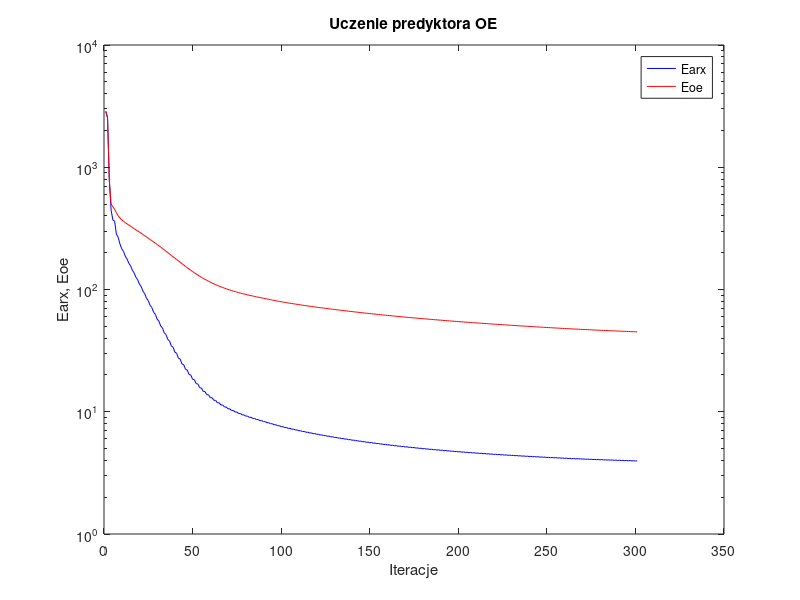
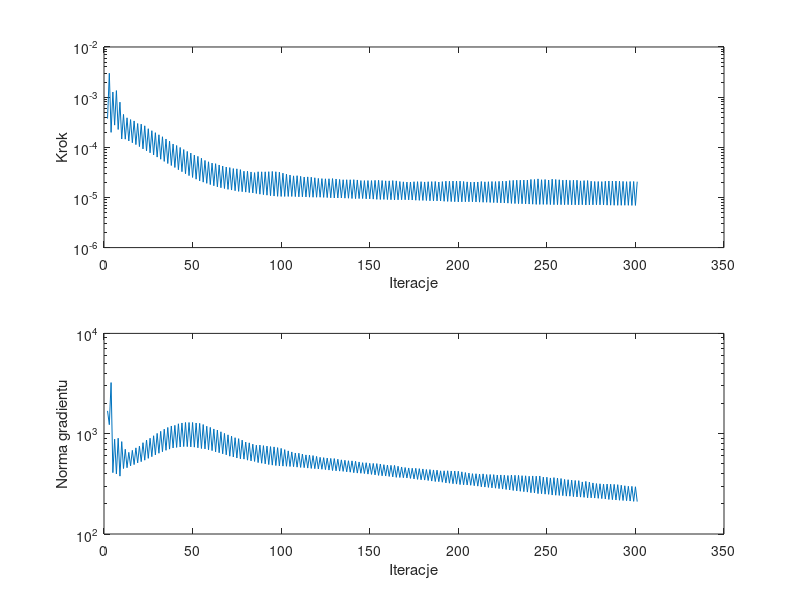

The MATLAB script that drew these images, in order:
%uczenie predyktora oe
clear all;
n=0; farx(n+1)=2.872690e+003; foe(n+1)=2.853555e+003; wspucz(n+1)=0.000000e+000; ng(n+1)=0.000000e+000;
n=1; farx(n+1)=2.548086e+003; foe(n+1)=2.530758e+003; krok(n+1)=3.738062e-004; ng(n+1)=1.688066e+003;
n=2; farx(n+1)=7.840504e+002; foe(n+1)=7.867093e+002; krok(n+1)=2.990450e-003; ng(n+1)=1.229515e+003;
n=3; farx(n+1)=4.466084e+002; foe(n+1)=5.013907e+002; krok(n+1)=1.984325e-004; ng(n+1)=3.232876e+003;
n=4; farx(n+1)=3.708907e+002; foe(n+1)=4.754444e+002; krok(n+1)=1.265228e-003; ng(n+1)=4.089518e+002;
n=5; farx(n+1)=3.610862e+002; foe(n+1)=4.518053e+002; krok(n+1)=2.767368e-004; ng(n+1)=8.826097e+002;
n=6; farx(n+1)=2.837646e+002; foe(n+1)=4.245768e+002; krok(n+1)=1.350179e-003; ng(n+1)=3.970645e+002;
n=7; farx(n+1)=2.671293e+002; foe(n+1)=4.005440e+002; krok(n+1)=2.266194e-004; ng(n+1)=9.014263e+002;
n=8; farx(n+1)=2.356490e+002; foe(n+1)=3.846653e+002; krok(n+1)=7.941269e-004; ng(n+1)=3.775473e+002;
n=9; farx(n+1)=2.153068e+002; foe(n+1)=3.710084e+002; krok(n+1)=1.461989e-004; ng(n+1)=8.338737e+002;
n=10; farx(n+1)=2.050136e+002; foe(n+1)=3.615401e+002; krok(n+1)=4.532388e-004; ng(n+1)=4.496059e+002;
n=11; farx(n+1)=1.873878e+002; foe(n+1)=3.526199e+002; krok(n+1)=1.452782e-004; ng(n+1)=6.992963e+002;
n=12; farx(n+1)=1.779590e+002; foe(n+1)=3.444877e+002; krok(n+1)=3.870864e-004; ng(n+1)=4.579040e+002;
n=13; farx(n+1)=1.638965e+002; foe(n+1)=3.367084e+002; krok(n+1)=1.338340e-004; ng(n+1)=6.515678e+002;
n=14; farx(n+1)=1.562066e+002; foe(n+1)=3.291712e+002; krok(n+1)=3.569431e-004; ng(n+1)=4.779944e+002;
n=15; farx(n+1)=1.437921e+002; foe(n+1)=3.219424e+002; krok(n+1)=1.231773e-004; ng(n+1)=6.824856e+002;
n=16; farx(n+1)=1.368734e+002; foe(n+1)=3.147914e+002; krok(n+1)=3.355212e-004; ng(n+1)=4.921653e+002;
n=17; farx(n+1)=1.259052e+002; foe(n+1)=3.078723e+002; krok(n+1)=1.131625e-004; ng(n+1)=7.223583e+002;
n=18; farx(n+1)=1.202824e+002; foe(n+1)=3.012435e+002; krok(n+1)=2.979192e-004; ng(n+1)=5.117443e+002;
n=19; farx(n+1)=1.107497e+002; foe(n+1)=2.947748e+002; krok(n+1)=1.032442e-004; ng(n+1)=7.514187e+002;
n=20; farx(n+1)=1.054950e+002; foe(n+1)=2.881602e+002; krok(n+1)=2.893244e-004; ng(n+1)=5.264295e+002;
n=21; farx(n+1)=9.692310e+001; foe(n+1)=2.817030e+002; krok(n+1)=9.292181e-005; ng(n+1)=8.134062e+002;
n=22; farx(n+1)=9.233300e+001; foe(n+1)=2.752159e+002; krok(n+1)=2.681467e-004; ng(n+1)=5.444466e+002;
n=23; farx(n+1)=8.465973e+001; foe(n+1)=2.689185e+002; krok(n+1)=8.489916e-005; ng(n+1)=8.647216e+002;
n=24; farx(n+1)=8.102818e+001; foe(n+1)=2.627944e+002; krok(n+1)=2.345280e-004; ng(n+1)=5.677815e+002;
n=25; farx(n+1)=7.426609e+001; foe(n+1)=2.568035e+002; krok(n+1)=7.765442e-005; ng(n+1)=9.011146e+002;
n=26; farx(n+1)=7.121677e+001; foe(n+1)=2.508261e+002; krok(n+1)=2.141564e-004; ng(n+1)=5.900887e+002;
n=27; farx(n+1)=6.516423e+001; foe(n+1)=2.449528e+002; krok(n+1)=7.039348e-005; ng(n+1)=9.540301e+002;
n=28; farx(n+1)=6.261279e+001; foe(n+1)=2.390944e+002; krok(n+1)=1.955288e-004; ng(n+1)=6.145120e+002;
n=29; farx(n+1)=5.719857e+001; foe(n+1)=2.333450e+002; krok(n+1)=6.375927e-005; ng(n+1)=1.007066e+003;
n=30; farx(n+1)=5.508940e+001; foe(n+1)=2.276074e+002; krok(n+1)=1.775639e-004; ng(n+1)=6.383901e+002;
n=31; farx(n+1)=5.026409e+001; foe(n+1)=2.220243e+002; krok(n+1)=5.780689e-005; ng(n+1)=1.056131e+003;
n=32; farx(n+1)=4.853408e+001; foe(n+1)=2.164202e+002; krok(n+1)=1.622016e-004; ng(n+1)=6.610025e+002;
n=33; farx(n+1)=4.421568e+001; foe(n+1)=2.109734e+002; krok(n+1)=5.233915e-005; ng(n+1)=1.109243e+003;
n=34; farx(n+1)=4.283803e+001; foe(n+1)=2.055549e+002; krok(n+1)=1.464903e-004; ng(n+1)=6.827067e+002;
n=35; farx(n+1)=3.899994e+001; foe(n+1)=2.003153e+002; krok(n+1)=4.750930e-005; ng(n+1)=1.153644e+003;
n=36; farx(n+1)=3.791765e+001; foe(n+1)=1.951054e+002; krok(n+1)=1.323622e-004; ng(n+1)=7.017660e+002;
n=37; farx(n+1)=3.450389e+001; foe(n+1)=1.900972e+002; krok(n+1)=4.334515e-005; ng(n+1)=1.193563e+003;
n=38; farx(n+1)=3.371336e+001; foe(n+1)=1.852041e+002; krok(n+1)=1.163141e-004; ng(n+1)=7.207297e+002;
n=39; farx(n+1)=3.073801e+001; foe(n+1)=1.805468e+002; krok(n+1)=3.955346e-005; ng(n+1)=1.211612e+003;
n=40; farx(n+1)=3.009825e+001; foe(n+1)=1.758345e+002; krok(n+1)=1.085565e-004; ng(n+1)=7.297380e+002;
n=41; farx(n+1)=2.744686e+001; foe(n+1)=1.713457e+002; krok(n+1)=3.575282e-005; ng(n+1)=1.255705e+003;
n=42; farx(n+1)=2.695508e+001; foe(n+1)=1.668952e+002; krok(n+1)=9.921626e-005; ng(n+1)=7.372737e+002;
n=43; farx(n+1)=2.462358e+001; foe(n+1)=1.626785e+002; krok(n+1)=3.260477e-005; ng(n+1)=1.279444e+003;
n=44; farx(n+1)=2.426597e+001; foe(n+1)=1.585516e+002; krok(n+1)=9.012338e-005; ng(n+1)=7.441067e+002;
n=45; farx(n+1)=2.223341e+001; foe(n+1)=1.546266e+002; krok(n+1)=2.969568e-005; ng(n+1)=1.293548e+003;
n=46; farx(n+1)=2.195172e+001; foe(n+1)=1.507669e+002; krok(n+1)=8.271938e-005; ng(n+1)=7.432255e+002;
n=47; farx(n+1)=2.019450e+001; foe(n+1)=1.471700e+002; krok(n+1)=2.722830e-005; ng(n+1)=1.292703e+003;
n=48; farx(n+1)=1.998022e+001; foe(n+1)=1.436115e+002; krok(n+1)=7.667878e-005; ng(n+1)=7.387881e+002;
n=49; farx(n+1)=1.845062e+001; foe(n+1)=1.402911e+002; krok(n+1)=2.503350e-005; ng(n+1)=1.294078e+003;
n=50; farx(n+1)=1.829997e+001; foe(n+1)=1.370754e+002; krok(n+1)=6.997574e-005; ng(n+1)=7.343220e+002;
n=51; farx(n+1)=1.698828e+001; foe(n+1)=1.340714e+002; krok(n+1)=2.310648e-005; ng(n+1)=1.278086e+003;
n=52; farx(n+1)=1.686776e+001; foe(n+1)=1.311281e+002; krok(n+1)=6.596013e-005; ng(n+1)=7.233870e+002;
n=53; farx(n+1)=1.573032e+001; foe(n+1)=1.283788e+002; krok(n+1)=2.142725e-005; ng(n+1)=1.268392e+003;
n=54; farx(n+1)=1.564747e+001; foe(n+1)=1.257541e+002; krok(n+1)=6.047987e-005; ng(n+1)=7.116840e+002;
n=55; farx(n+1)=1.467187e+001; foe(n+1)=1.233059e+002; krok(n+1)=2.018691e-005; ng(n+1)=1.234306e+003;
n=56; farx(n+1)=1.462585e+001; foe(n+1)=1.210050e+002; krok(n+1)=5.467474e-005; ng(n+1)=7.051455e+002;
n=57; farx(n+1)=1.379534e+001; foe(n+1)=1.188526e+002; krok(n+1)=1.911657e-005; ng(n+1)=1.187360e+003;
n=58; farx(n+1)=1.376634e+001; foe(n+1)=1.167987e+002; krok(n+1)=5.137901e-005; ng(n+1)=6.919693e+002;
n=59; farx(n+1)=1.304780e+001; foe(n+1)=1.148609e+002; krok(n+1)=1.804864e-005; ng(n+1)=1.155407e+003;
n=60; farx(n+1)=1.302776e+001; foe(n+1)=1.130197e+002; krok(n+1)=4.838580e-005; ng(n+1)=6.779587e+002;
n=61; farx(n+1)=1.240968e+001; foe(n+1)=1.112912e+002; krok(n+1)=1.709205e-005; ng(n+1)=1.114878e+003;
n=62; farx(n+1)=1.239049e+001; foe(n+1)=1.096138e+002; krok(n+1)=4.714982e-005; ng(n+1)=6.595313e+002;
n=63; farx(n+1)=1.184684e+001; foe(n+1)=1.080365e+002; krok(n+1)=1.625776e-005; ng(n+1)=1.088232e+003;
n=64; farx(n+1)=1.183670e+001; foe(n+1)=1.065466e+002; krok(n+1)=4.439098e-005; ng(n+1)=6.460562e+002;
n=65; farx(n+1)=1.136358e+001; foe(n+1)=1.051394e+002; krok(n+1)=1.560740e-005; ng(n+1)=1.044907e+003;
n=66; farx(n+1)=1.135769e+001; foe(n+1)=1.038018e+002; krok(n+1)=4.229784e-005; ng(n+1)=6.301873e+002;
n=67; farx(n+1)=1.094173e+001; foe(n+1)=1.025383e+002; krok(n+1)=1.506057e-005; ng(n+1)=1.007149e+003;
n=68; farx(n+1)=1.094100e+001; foe(n+1)=1.013407e+002; krok(n+1)=4.037383e-005; ng(n+1)=6.157168e+002;
n=69; farx(n+1)=1.057317e+001; foe(n+1)=1.001962e+002; krok(n+1)=1.448879e-005; ng(n+1)=9.743867e+002;
n=70; farx(n+1)=1.057092e+001; foe(n+1)=9.909720e+001; krok(n+1)=3.936449e-005; ng(n+1)=5.966904e+002;
n=71; farx(n+1)=1.024131e+001; foe(n+1)=9.805302e+001; krok(n+1)=1.404611e-005; ng(n+1)=9.448090e+002;
n=72; farx(n+1)=1.024217e+001; foe(n+1)=9.706023e+001; krok(n+1)=3.764398e-005; ng(n+1)=5.862290e+002;
n=73; farx(n+1)=9.947152e+000; foe(n+1)=9.611014e+001; krok(n+1)=1.361415e-005; ng(n+1)=9.122179e+002;
n=74; farx(n+1)=9.946624e+000; foe(n+1)=9.518974e+001; krok(n+1)=3.719906e-005; ng(n+1)=5.723536e+002;
n=75; farx(n+1)=9.676683e+000; foe(n+1)=9.430442e+001; krok(n+1)=1.321254e-005; ng(n+1)=8.923534e+002;
n=76; farx(n+1)=9.677205e+000; foe(n+1)=9.346003e+001; krok(n+1)=3.584012e-005; ng(n+1)=5.620022e+002;
n=77; farx(n+1)=9.429718e+000; foe(n+1)=9.264709e+001; krok(n+1)=1.302585e-005; ng(n+1)=8.628505e+002;
n=78; farx(n+1)=9.435202e+000; foe(n+1)=9.188806e+001; krok(n+1)=3.333618e-005; ng(n+1)=5.578472e+002;
n=79; farx(n+1)=9.211581e+000; foe(n+1)=9.115123e+001; krok(n+1)=1.277945e-005; ng(n+1)=8.247864e+002;
n=80; farx(n+1)=9.214644e+000; foe(n+1)=9.043114e+001; krok(n+1)=3.328831e-005; ng(n+1)=5.446419e+002;
n=81; farx(n+1)=9.005286e+000; foe(n+1)=8.973269e+001; krok(n+1)=1.248150e-005; ng(n+1)=8.106313e+002;
n=82; farx(n+1)=9.008610e+000; foe(n+1)=8.905952e+001; krok(n+1)=3.223481e-005; ng(n+1)=5.358636e+002;
n=83; farx(n+1)=8.813645e+000; foe(n+1)=8.840819e+001; krok(n+1)=1.231075e-005; ng(n+1)=7.866259e+002;
n=84; farx(n+1)=8.818268e+000; foe(n+1)=8.777933e+001; krok(n+1)=3.126325e-005; ng(n+1)=5.288953e+002;
n=85; farx(n+1)=8.637030e+000; foe(n+1)=8.716530e+001; krok(n+1)=1.197415e-005; ng(n+1)=7.676333e+002;
n=86; farx(n+1)=8.637580e+000; foe(n+1)=8.654755e+001; krok(n+1)=3.251553e-005; ng(n+1)=5.151381e+002;
n=87; farx(n+1)=8.463023e+000; foe(n+1)=8.594297e+001; krok(n+1)=1.161523e-005; ng(n+1)=7.703621e+002;
n=88; farx(n+1)=8.462936e+000; foe(n+1)=8.535112e+001; krok(n+1)=3.242569e-005; ng(n+1)=5.077038e+002;
n=89; farx(n+1)=8.296901e+000; foe(n+1)=8.476962e+001; krok(n+1)=1.136531e-005; ng(n+1)=7.602975e+002;
n=90; farx(n+1)=8.296425e+000; foe(n+1)=8.420073e+001; krok(n+1)=3.242569e-005; ng(n+1)=5.004953e+002;
n=91; farx(n+1)=8.137988e+000; foe(n+1)=8.363836e+001; krok(n+1)=1.109774e-005; ng(n+1)=7.523409e+002;
n=92; farx(n+1)=8.136123e+000; foe(n+1)=8.308454e+001; krok(n+1)=3.261438e-005; ng(n+1)=4.924580e+002;
n=93; farx(n+1)=7.984751e+000; foe(n+1)=8.254103e+001; krok(n+1)=1.085468e-005; ng(n+1)=7.436254e+002;
n=94; farx(n+1)=7.981793e+000; foe(n+1)=8.200021e+001; krok(n+1)=3.298238e-005; ng(n+1)=4.859990e+002;
n=95; farx(n+1)=7.835672e+000; foe(n+1)=8.147067e+001; krok(n+1)=1.066004e-005; ng(n+1)=7.383260e+002;
n=96; farx(n+1)=7.833614e+000; foe(n+1)=8.095159e+001; krok(n+1)=3.251699e-005; ng(n+1)=4.815062e+002;
n=97; farx(n+1)=7.693375e+000; foe(n+1)=8.044274e+001; krok(n+1)=1.052881e-005; ng(n+1)=7.263688e+002;
n=98; farx(n+1)=7.692676e+000; foe(n+1)=7.994560e+001; krok(n+1)=3.190024e-005; ng(n+1)=4.774827e+002;
n=99; farx(n+1)=7.557476e+000; foe(n+1)=7.945720e+001; krok(n+1)=1.046074e-005; ng(n+1)=7.137421e+002;
n=100; farx(n+1)=7.559487e+000; foe(n+1)=7.898825e+001; krok(n+1)=3.050494e-005; ng(n+1)=4.752705e+002;
n=101; farx(n+1)=7.430040e+000; foe(n+1)=7.852672e+001; krok(n+1)=1.046074e-005; ng(n+1)=6.939400e+002;
n=102; farx(n+1)=7.434806e+000; foe(n+1)=7.808447e+001; krok(n+1)=2.907342e-005; ng(n+1)=4.735473e+002;
n=103; farx(n+1)=7.310867e+000; foe(n+1)=7.764817e+001; krok(n+1)=1.046074e-005; ng(n+1)=6.741635e+002;
n=104; farx(n+1)=7.317627e+000; foe(n+1)=7.722690e+001; krok(n+1)=2.801666e-005; ng(n+1)=4.711650e+002;
n=105; farx(n+1)=7.198190e+000; foe(n+1)=7.681113e+001; krok(n+1)=1.046074e-005; ng(n+1)=6.579190e+002;
n=106; farx(n+1)=7.206895e+000; foe(n+1)=7.640972e+001; krok(n+1)=2.692622e-005; ng(n+1)=4.690847e+002;
n=107; farx(n+1)=7.092564e+000; foe(n+1)=7.601376e+001; krok(n+1)=1.039083e-005; ng(n+1)=6.418134e+002;
n=108; farx(n+1)=7.101468e+000; foe(n+1)=7.562007e+001; krok(n+1)=2.714975e-005; ng(n+1)=4.638757e+002;
n=109; farx(n+1)=6.989111e+000; foe(n+1)=7.523062e+001; krok(n+1)=1.029142e-005; ng(n+1)=6.392926e+002;
n=110; farx(n+1)=6.999391e+000; foe(n+1)=7.485218e+001; krok(n+1)=2.638199e-005; ng(n+1)=4.610575e+002;
n=111; farx(n+1)=6.890489e+000; foe(n+1)=7.447853e+001; krok(n+1)=1.029142e-005; ng(n+1)=6.271173e+002;
n=112; farx(n+1)=6.902310e+000; foe(n+1)=7.411568e+001; krok(n+1)=2.550300e-005; ng(n+1)=4.587781e+002;
n=113; farx(n+1)=6.797417e+000; foe(n+1)=7.375784e+001; krok(n+1)=1.023989e-005; ng(n+1)=6.143698e+002;
n=114; farx(n+1)=6.809770e+000; foe(n+1)=7.340242e+001; krok(n+1)=2.568950e-005; ng(n+1)=4.541079e+002;
n=115; farx(n+1)=6.706461e+000; foe(n+1)=7.304948e+001; krok(n+1)=1.013046e-005; ng(n+1)=6.126357e+002;
n=116; farx(n+1)=6.719768e+000; foe(n+1)=7.270487e+001; krok(n+1)=2.531441e-005; ng(n+1)=4.506877e+002;
n=117; farx(n+1)=6.618890e+000; foe(n+1)=7.236230e+001; krok(n+1)=1.009346e-005; ng(n+1)=6.049111e+002;
n=118; farx(n+1)=6.633214e+000; foe(n+1)=7.202939e+001; krok(n+1)=2.466737e-005; ng(n+1)=4.478256e+002;
n=119; farx(n+1)=6.535217e+000; foe(n+1)=7.169981e+001; krok(n+1)=1.009346e-005; ng(n+1)=5.939253e+002;
n=120; farx(n+1)=6.550399e+000; foe(n+1)=7.137803e+001; krok(n+1)=2.394830e-005; ng(n+1)=4.450546e+002;
n=121; farx(n+1)=6.455474e+000; foe(n+1)=7.106208e+001; krok(n+1)=1.010485e-005; ng(n+1)=5.815918e+002;
n=122; farx(n+1)=6.471745e+000; foe(n+1)=7.074992e+001; krok(n+1)=2.372164e-005; ng(n+1)=4.420034e+002;
n=123; farx(n+1)=6.378587e+000; foe(n+1)=7.044068e+001; krok(n+1)=1.003408e-005; ng(n+1)=5.769716e+002;
n=124; farx(n+1)=6.395619e+000; foe(n+1)=7.013673e+001; krok(n+1)=2.352777e-005; ng(n+1)=4.385499e+002;
n=125; farx(n+1)=6.304574e+000; foe(n+1)=6.983460e+001; krok(n+1)=9.936047e-006; ng(n+1)=5.716649e+002;
n=126; farx(n+1)=6.321695e+000; foe(n+1)=6.953549e+001; krok(n+1)=2.357491e-005; ng(n+1)=4.338220e+002;
n=127; farx(n+1)=6.232569e+000; foe(n+1)=6.923991e+001; krok(n+1)=9.841122e-006; ng(n+1)=5.668757e+002;
n=128; farx(n+1)=6.250069e+000; foe(n+1)=6.894589e+001; krok(n+1)=2.375465e-005; ng(n+1)=4.292941e+002;
n=129; farx(n+1)=6.161984e+000; foe(n+1)=6.865442e+001; krok(n+1)=9.766516e-006; ng(n+1)=5.648992e+002;
n=130; farx(n+1)=6.180215e+000; foe(n+1)=6.836912e+001; krok(n+1)=2.331194e-005; ng(n+1)=4.263297e+002;
n=131; farx(n+1)=6.094099e+000; foe(n+1)=6.808682e+001; krok(n+1)=9.766516e-006; ng(n+1)=5.565202e+002;
n=132; farx(n+1)=6.113212e+000; foe(n+1)=6.781062e+001; krok(n+1)=2.284676e-005; ng(n+1)=4.237570e+002;
n=133; farx(n+1)=6.028910e+000; foe(n+1)=6.753679e+001; krok(n+1)=9.766516e-006; ng(n+1)=5.486770e+002;
n=134; farx(n+1)=6.049035e+000; foe(n+1)=6.726929e+001; krok(n+1)=2.253084e-005; ng(n+1)=4.212497e+002;
n=135; farx(n+1)=5.966580e+000; foe(n+1)=6.700170e+001; krok(n+1)=9.674871e-006; ng(n+1)=5.434696e+002;
n=136; farx(n+1)=5.986499e+000; foe(n+1)=6.673762e+001; krok(n+1)=2.254192e-005; ng(n+1)=4.164325e+002;
n=137; farx(n+1)=5.905602e+000; foe(n+1)=6.647678e+001; krok(n+1)=9.645404e-006; ng(n+1)=5.374055e+002;
n=138; farx(n+1)=5.926487e+000; foe(n+1)=6.621977e+001; krok(n+1)=2.253084e-005; ng(n+1)=4.133944e+002;
n=139; farx(n+1)=5.846735e+000; foe(n+1)=6.596210e+001; krok(n+1)=9.520265e-006; ng(n+1)=5.359814e+002;
n=140; farx(n+1)=5.867481e+000; foe(n+1)=6.570825e+001; krok(n+1)=2.261005e-005; ng(n+1)=4.086273e+002;
n=141; farx(n+1)=5.789159e+000; foe(n+1)=6.545627e+001; krok(n+1)=9.464566e-006; ng(n+1)=5.310583e+002;
n=142; farx(n+1)=5.810016e+000; foe(n+1)=6.520791e+001; krok(n+1)=2.230894e-005; ng(n+1)=4.049966e+002;
n=143; farx(n+1)=5.733252e+000; foe(n+1)=6.496397e+001; krok(n+1)=9.497821e-006; ng(n+1)=5.227131e+002;
n=144; farx(n+1)=5.754948e+000; foe(n+1)=6.472450e+001; krok(n+1)=2.170937e-005; ng(n+1)=4.031770e+002;
n=145; farx(n+1)=5.679888e+000; foe(n+1)=6.448847e+001; krok(n+1)=9.515478e-006; ng(n+1)=5.141700e+002;
n=146; farx(n+1)=5.702637e+000; foe(n+1)=6.425594e+001; krok(n+1)=2.167257e-005; ng(n+1)=4.006422e+002;
n=147; farx(n+1)=5.628589e+000; foe(n+1)=6.402235e+001; krok(n+1)=9.375707e-006; ng(n+1)=5.133292e+002;
n=148; farx(n+1)=5.650754e+000; foe(n+1)=6.379158e+001; krok(n+1)=2.170937e-005; ng(n+1)=3.955135e+002;
n=149; farx(n+1)=5.578124e+000; foe(n+1)=6.356455e+001; krok(n+1)=9.375707e-006; ng(n+1)=5.063929e+002;
n=150; farx(n+1)=5.601232e+000; foe(n+1)=6.334026e+001; krok(n+1)=2.167257e-005; ng(n+1)=3.928925e+002;
n=151; farx(n+1)=5.529472e+000; foe(n+1)=6.311576e+001; krok(n+1)=9.262259e-006; ng(n+1)=5.052126e+002;
n=152; farx(n+1)=5.552681e+000; foe(n+1)=6.289429e+001; krok(n+1)=2.190752e-005; ng(n+1)=3.884520e+002;
n=153; farx(n+1)=5.481858e+000; foe(n+1)=6.267264e+001; krok(n+1)=9.155646e-006; ng(n+1)=5.034704e+002;
n=154; farx(n+1)=5.504901e+000; foe(n+1)=6.245380e+001; krok(n+1)=2.198334e-005; ng(n+1)=3.839800e+002;
n=155; farx(n+1)=5.435250e+000; foe(n+1)=6.223697e+001; krok(n+1)=9.109987e-006; ng(n+1)=4.987457e+002;
n=156; farx(n+1)=5.458284e+000; foe(n+1)=6.202269e+001; krok(n+1)=2.170937e-005; ng(n+1)=3.805260e+002;
n=157; farx(n+1)=5.389974e+000; foe(n+1)=6.181258e+001; krok(n+1)=9.137433e-006; ng(n+1)=4.909973e+002;
n=158; farx(n+1)=5.413838e+000; foe(n+1)=6.160527e+001; krok(n+1)=2.142725e-005; ng(n+1)=3.784622e+002;
n=159; farx(n+1)=5.346569e+000; foe(n+1)=6.139924e+001; krok(n+1)=9.081248e-006; ng(n+1)=4.870434e+002;
n=160; farx(n+1)=5.370625e+000; foe(n+1)=6.119576e+001; krok(n+1)=2.142725e-005; ng(n+1)=3.748720e+002;
n=161; farx(n+1)=5.304382e+000; foe(n+1)=6.099355e+001; krok(n+1)=9.015490e-006; ng(n+1)=4.833817e+002;
n=162; farx(n+1)=5.328814e+000; foe(n+1)=6.079337e+001; krok(n+1)=2.167257e-005; ng(n+1)=3.710435e+002;
n=163; farx(n+1)=5.263082e+000; foe(n+1)=6.059273e+001; krok(n+1)=8.913402e-006; ng(n+1)=4.830868e+002;
n=164; farx(n+1)=5.287037e+000; foe(n+1)=6.039554e+001; krok(n+1)=2.139878e-005; ng(n+1)=3.671058e+002;
n=165; farx(n+1)=5.222698e+000; foe(n+1)=6.020226e+001; krok(n+1)=8.980339e-006; ng(n+1)=4.737029e+002;
n=166; farx(n+1)=5.247239e+000; foe(n+1)=6.001248e+001; krok(n+1)=2.078166e-005; ng(n+1)=3.660109e+002;
n=167; farx(n+1)=5.184256e+000; foe(n+1)=5.982537e+001; krok(n+1)=9.003600e-006; ng(n+1)=4.657971e+002;
n=168; farx(n+1)=5.209086e+000; foe(n+1)=5.964069e+001; krok(n+1)=2.047978e-005; ng(n+1)=3.640110e+002;
n=169; farx(n+1)=5.147153e+000; foe(n+1)=5.945837e+001; krok(n+1)=9.003600e-006; ng(n+1)=4.599397e+002;
n=170; farx(n+1)=5.172311e+000; foe(n+1)=5.927840e+001; krok(n+1)=2.027520e-005; ng(n+1)=3.618697e+002;
n=171; farx(n+1)=5.111405e+000; foe(n+1)=5.910000e+001; krok(n+1)=8.960031e-006; ng(n+1)=4.553787e+002;
n=172; farx(n+1)=5.136658e+000; foe(n+1)=5.892305e+001; krok(n+1)=2.031518e-005; ng(n+1)=3.583556e+002;
n=173; farx(n+1)=5.076625e+000; foe(n+1)=5.874768e+001; krok(n+1)=8.887598e-006; ng(n+1)=4.522806e+002;
n=174; farx(n+1)=5.102058e+000; foe(n+1)=5.857301e+001; krok(n+1)=2.058283e-005; ng(n+1)=3.542580e+002;
n=175; farx(n+1)=5.042456e+000; foe(n+1)=5.839910e+001; krok(n+1)=8.794029e-006; ng(n+1)=4.517752e+002;
n=176; farx(n+1)=5.067846e+000; foe(n+1)=5.822698e+001; krok(n+1)=2.063495e-005; ng(n+1)=3.504666e+002;
n=177; farx(n+1)=5.009054e+000; foe(n+1)=5.805630e+001; krok(n+1)=8.746968e-006; ng(n+1)=4.483082e+002;
n=178; farx(n+1)=5.034540e+000; foe(n+1)=5.788729e+001; krok(n+1)=2.063495e-005; ng(n+1)=3.472235e+002;
n=179; farx(n+1)=4.976398e+000; foe(n+1)=5.771967e+001; krok(n+1)=8.718949e-006; ng(n+1)=4.451009e+002;
n=180; farx(n+1)=5.001950e+000; foe(n+1)=5.755472e+001; krok(n+1)=2.036880e-005; ng(n+1)=3.449195e+002;
n=181; farx(n+1)=4.944987e+000; foe(n+1)=5.739154e+001; krok(n+1)=8.690837e-006; ng(n+1)=4.391659e+002;
n=182; farx(n+1)=4.970770e+000; foe(n+1)=5.722907e+001; krok(n+1)=2.058283e-005; ng(n+1)=3.413330e+002;
n=183; farx(n+1)=4.914279e+000; foe(n+1)=5.706731e+001; krok(n+1)=8.593476e-006; ng(n+1)=4.388659e+002;
n=184; farx(n+1)=4.939833e+000; foe(n+1)=5.690658e+001; krok(n+1)=2.067984e-005; ng(n+1)=3.371532e+002;
n=185; farx(n+1)=4.884188e+000; foe(n+1)=5.674801e+001; krok(n+1)=8.546025e-006; ng(n+1)=4.351021e+002;
n=186; farx(n+1)=4.909803e+000; foe(n+1)=5.658972e+001; krok(n+1)=2.078166e-005; ng(n+1)=3.336608e+002;
n=187; farx(n+1)=4.854466e+000; foe(n+1)=5.643352e+001; krok(n+1)=8.539569e-006; ng(n+1)=4.328318e+002;
n=188; farx(n+1)=4.880346e+000; foe(n+1)=5.628047e+001; krok(n+1)=2.031518e-005; ng(n+1)=3.326937e+002;
n=189; farx(n+1)=4.826316e+000; foe(n+1)=5.612872e+001; krok(n+1)=8.500298e-006; ng(n+1)=4.263661e+002;
n=190; farx(n+1)=4.852239e+000; foe(n+1)=5.597690e+001; krok(n+1)=2.068400e-005; ng(n+1)=3.283205e+002;
n=191; farx(n+1)=4.798680e+000; foe(n+1)=5.582615e+001; krok(n+1)=8.379583e-006; ng(n+1)=4.266368e+002;
n=192; farx(n+1)=4.824375e+000; foe(n+1)=5.567463e+001; krok(n+1)=2.110229e-005; ng(n+1)=3.232425e+002;
n=193; farx(n+1)=4.771059e+000; foe(n+1)=5.552538e+001; krok(n+1)=8.334046e-006; ng(n+1)=4.269896e+002;
n=194; farx(n+1)=4.797048e+000; foe(n+1)=5.537758e+001; krok(n+1)=2.102242e-005; ng(n+1)=3.210513e+002;
n=195; farx(n+1)=4.744384e+000; foe(n+1)=5.523068e+001; krok(n+1)=8.274713e-006; ng(n+1)=4.250794e+002;
n=196; farx(n+1)=4.770438e+000; foe(n+1)=5.508480e+001; krok(n+1)=2.122479e-005; ng(n+1)=3.174521e+002;
n=197; farx(n+1)=4.718147e+000; foe(n+1)=5.493955e+001; krok(n+1)=8.219763e-006; ng(n+1)=4.248396e+002;
n=198; farx(n+1)=4.744281e+000; foe(n+1)=5.479644e+001; krok(n+1)=2.122479e-005; ng(n+1)=3.145875e+002;
n=199; farx(n+1)=4.692657e+000; foe(n+1)=5.465364e+001; krok(n+1)=8.166804e-006; ng(n+1)=4.224623e+002;
n=200; farx(n+1)=4.718461e+000; foe(n+1)=5.451245e+001; krok(n+1)=2.114892e-005; ng(n+1)=3.111012e+002;
n=201; farx(n+1)=4.667646e+000; foe(n+1)=5.437346e+001; krok(n+1)=8.178765e-006; ng(n+1)=4.165467e+002;
n=202; farx(n+1)=4.693483e+000; foe(n+1)=5.423625e+001; krok(n+1)=2.078166e-005; ng(n+1)=3.094367e+002;
n=203; farx(n+1)=4.643478e+000; foe(n+1)=5.410118e+001; krok(n+1)=8.205260e-006; ng(n+1)=4.100538e+002;
n=204; farx(n+1)=4.669514e+000; foe(n+1)=5.396819e+001; krok(n+1)=2.044242e-005; ng(n+1)=3.081797e+002;
n=205; farx(n+1)=4.620231e+000; foe(n+1)=5.383633e+001; krok(n+1)=8.205260e-006; ng(n+1)=4.051518e+002;
n=206; farx(n+1)=4.646215e+000; foe(n+1)=5.370658e+001; krok(n+1)=2.016710e-005; ng(n+1)=3.062156e+002;
n=207; farx(n+1)=4.597879e+000; foe(n+1)=5.357818e+001; krok(n+1)=8.186754e-006; ng(n+1)=3.993539e+002;
n=208; farx(n+1)=4.623921e+000; foe(n+1)=5.345034e+001; krok(n+1)=2.030432e-005; ng(n+1)=3.031006e+002;
n=209; farx(n+1)=4.575983e+000; foe(n+1)=5.332347e+001; krok(n+1)=8.129247e-006; ng(n+1)=3.987276e+002;
n=210; farx(n+1)=4.601932e+000; foe(n+1)=5.319751e+001; krok(n+1)=2.034152e-005; ng(n+1)=3.000262e+002;
n=211; farx(n+1)=4.554752e+000; foe(n+1)=5.307288e+001; krok(n+1)=8.058704e-006; ng(n+1)=3.960558e+002;
n=212; farx(n+1)=4.580636e+000; foe(n+1)=5.294736e+001; krok(n+1)=2.078166e-005; ng(n+1)=2.956786e+002;
n=213; farx(n+1)=4.533474e+000; foe(n+1)=5.282340e+001; krok(n+1)=8.012023e-006; ng(n+1)=3.976057e+002;
n=214; farx(n+1)=4.559249e+000; foe(n+1)=5.270097e+001; krok(n+1)=2.047978e-005; ng(n+1)=2.937645e+002;
n=215; farx(n+1)=4.512966e+000; foe(n+1)=5.258044e+001; krok(n+1)=8.010217e-006; ng(n+1)=3.914656e+002;
n=216; farx(n+1)=4.538962e+000; foe(n+1)=5.246036e+001; krok(n+1)=2.058283e-005; ng(n+1)=2.913754e+002;
n=217; farx(n+1)=4.493007e+000; foe(n+1)=5.234092e+001; krok(n+1)=7.940086e-006; ng(n+1)=3.916499e+002;
n=218; farx(n+1)=4.518931e+000; foe(n+1)=5.222214e+001; krok(n+1)=2.077412e-005; ng(n+1)=2.884019e+002;
n=219; farx(n+1)=4.473297e+000; foe(n+1)=5.210419e+001; krok(n+1)=7.902407e-006; ng(n+1)=3.906643e+002;
n=220; farx(n+1)=4.499177e+000; foe(n+1)=5.198777e+001; krok(n+1)=2.068400e-005; ng(n+1)=2.862560e+002;
n=221; farx(n+1)=4.454200e+000; foe(n+1)=5.187217e+001; krok(n+1)=7.866658e-006; ng(n+1)=3.872176e+002;
n=222; farx(n+1)=4.480180e+000; foe(n+1)=5.175727e+001; krok(n+1)=2.092147e-005; ng(n+1)=2.835378e+002;
n=223; farx(n+1)=4.435473e+000; foe(n+1)=5.164250e+001; krok(n+1)=7.792977e-006; ng(n+1)=3.878670e+002;
n=224; farx(n+1)=4.461281e+000; foe(n+1)=5.152865e+001; krok(n+1)=2.109655e-005; ng(n+1)=2.805180e+002;
n=225; farx(n+1)=4.417058e+000; foe(n+1)=5.141561e+001; krok(n+1)=7.745883e-006; ng(n+1)=3.859929e+002;
n=226; farx(n+1)=4.442667e+000; foe(n+1)=5.130317e+001; krok(n+1)=2.114892e-005; ng(n+1)=2.777894e+002;
n=227; farx(n+1)=4.399106e+000; foe(n+1)=5.119228e+001; krok(n+1)=7.698578e-006; ng(n+1)=3.828139e+002;
n=228; farx(n+1)=4.424965e+000; foe(n+1)=5.108069e+001; krok(n+1)=2.167257e-005; ng(n+1)=2.747282e+002;
n=229; farx(n+1)=4.381322e+000; foe(n+1)=5.096933e+001; krok(n+1)=7.599740e-006; ng(n+1)=3.869047e+002;
n=230; farx(n+1)=4.406957e+000; foe(n+1)=5.085843e+001; krok(n+1)=2.190777e-005; ng(n+1)=2.715716e+002;
n=231; farx(n+1)=4.363748e+000; foe(n+1)=5.074872e+001; krok(n+1)=7.559984e-006; ng(n+1)=3.850396e+002;
n=232; farx(n+1)=4.389419e+000; foe(n+1)=5.063947e+001; krok(n+1)=2.206044e-005; ng(n+1)=2.690786e+002;
n=233; farx(n+1)=4.346499e+000; foe(n+1)=5.053097e+001; krok(n+1)=7.517282e-006; ng(n+1)=3.843068e+002;
n=234; farx(n+1)=4.372077e+000; foe(n+1)=5.042356e+001; krok(n+1)=2.206044e-005; ng(n+1)=2.667386e+002;
n=235; farx(n+1)=4.329679e+000; foe(n+1)=5.031702e+001; krok(n+1)=7.486185e-006; ng(n+1)=3.814130e+002;
n=236; farx(n+1)=4.355272e+000; foe(n+1)=5.021124e+001; krok(n+1)=2.219138e-005; ng(n+1)=2.643134e+002;
n=237; farx(n+1)=4.313214e+000; foe(n+1)=5.010597e+001; krok(n+1)=7.440373e-006; ng(n+1)=3.803842e+002;
n=238; farx(n+1)=4.338578e+000; foe(n+1)=5.000161e+001; krok(n+1)=2.219549e-005; ng(n+1)=2.617837e+002;
n=239; farx(n+1)=4.297298e+000; foe(n+1)=4.989856e+001; krok(n+1)=7.381362e-006; ng(n+1)=3.766004e+002;
n=240; farx(n+1)=4.322608e+000; foe(n+1)=4.979378e+001; krok(n+1)=2.286087e-005; ng(n+1)=2.581496e+002;
n=241; farx(n+1)=4.281179e+000; foe(n+1)=4.969066e+001; krok(n+1)=7.336129e-006; ng(n+1)=3.791358e+002;
n=242; farx(n+1)=4.306605e+000; foe(n+1)=4.958855e+001; krok(n+1)=2.277170e-005; ng(n+1)=2.564144e+002;
n=243; farx(n+1)=4.265762e+000; foe(n+1)=4.948696e+001; krok(n+1)=7.265431e-006; ng(n+1)=3.771781e+002;
n=244; farx(n+1)=4.291045e+000; foe(n+1)=4.938423e+001; krok(n+1)=2.343658e-005; ng(n+1)=2.527415e+002;
n=245; farx(n+1)=4.249972e+000; foe(n+1)=4.928285e+001; krok(n+1)=7.258975e-006; ng(n+1)=3.788344e+002;
n=246; farx(n+1)=4.275077e+000; foe(n+1)=4.918467e+001; krok(n+1)=2.254192e-005; ng(n+1)=2.521891e+002;
n=247; farx(n+1)=4.235245e+000; foe(n+1)=4.908759e+001; krok(n+1)=7.265431e-006; ng(n+1)=3.689547e+002;
n=248; farx(n+1)=4.260298e+000; foe(n+1)=4.899045e+001; krok(n+1)=2.277085e-005; ng(n+1)=2.496039e+002;
n=249; farx(n+1)=4.220553e+000; foe(n+1)=4.889438e+001; krok(n+1)=7.258975e-006; ng(n+1)=3.682202e+002;
n=250; farx(n+1)=4.245525e+000; foe(n+1)=4.880059e+001; krok(n+1)=2.226248e-005; ng(n+1)=2.485414e+002;
n=251; farx(n+1)=4.206821e+000; foe(n+1)=4.870737e+001; krok(n+1)=7.204914e-006; ng(n+1)=3.620726e+002;
n=252; farx(n+1)=4.231640e+000; foe(n+1)=4.861231e+001; krok(n+1)=2.310648e-005; ng(n+1)=2.445903e+002;
n=253; farx(n+1)=4.192676e+000; foe(n+1)=4.851881e+001; krok(n+1)=7.172631e-006; ng(n+1)=3.649259e+002;
n=254; farx(n+1)=4.217537e+000; foe(n+1)=4.842684e+001; krok(n+1)=2.277170e-005; ng(n+1)=2.436213e+002;
n=255; farx(n+1)=4.179034e+000; foe(n+1)=4.833535e+001; krok(n+1)=7.172631e-006; ng(n+1)=3.610902e+002;
n=256; farx(n+1)=4.203847e+000; foe(n+1)=4.824584e+001; krok(n+1)=2.253084e-005; ng(n+1)=2.423968e+002;
n=257; farx(n+1)=4.165801e+000; foe(n+1)=4.815631e+001; krok(n+1)=7.172631e-006; ng(n+1)=3.572838e+002;
n=258; farx(n+1)=4.190288e+000; foe(n+1)=4.806912e+001; krok(n+1)=2.208984e-005; ng(n+1)=2.411682e+002;
n=259; farx(n+1)=4.153215e+000; foe(n+1)=4.798261e+001; krok(n+1)=7.156975e-006; ng(n+1)=3.501193e+002;
n=260; farx(n+1)=4.177407e+000; foe(n+1)=4.789573e+001; krok(n+1)=2.230894e-005; ng(n+1)=2.385767e+002;
n=261; farx(n+1)=4.140533e+000; foe(n+1)=4.781064e+001; krok(n+1)=7.172631e-006; ng(n+1)=3.477037e+002;
n=262; farx(n+1)=4.164904e+000; foe(n+1)=4.772712e+001; krok(n+1)=2.190752e-005; ng(n+1)=2.382141e+002;
n=263; farx(n+1)=4.128534e+000; foe(n+1)=4.764358e+001; krok(n+1)=7.137645e-006; ng(n+1)=3.447826e+002;
n=264; farx(n+1)=4.152609e+000; foe(n+1)=4.756065e+001; krok(n+1)=2.202092e-005; ng(n+1)=2.358995e+002;
n=265; farx(n+1)=4.116664e+000; foe(n+1)=4.747866e+001; krok(n+1)=7.122056e-006; ng(n+1)=3.417587e+002;
n=266; farx(n+1)=4.140719e+000; foe(n+1)=4.739719e+001; krok(n+1)=2.206044e-005; ng(n+1)=2.342606e+002;
n=267; farx(n+1)=4.104952e+000; foe(n+1)=4.731623e+001; krok(n+1)=7.114163e-006; ng(n+1)=3.403438e+002;
n=268; farx(n+1)=4.128473e+000; foe(n+1)=4.723703e+001; krok(n+1)=2.139878e-005; ng(n+1)=2.332726e+002;
n=269; farx(n+1)=4.093745e+000; foe(n+1)=4.715964e+001; krok(n+1)=7.156975e-006; ng(n+1)=3.305551e+002;
n=270; farx(n+1)=4.117736e+000; foe(n+1)=4.708227e+001; krok(n+1)=2.167257e-005; ng(n+1)=2.320660e+002;
n=271; farx(n+1)=4.082861e+000; foe(n+1)=4.700422e+001; krok(n+1)=7.066537e-006; ng(n+1)=3.345029e+002;
n=272; farx(n+1)=4.106258e+000; foe(n+1)=4.692688e+001; krok(n+1)=2.170937e-005; ng(n+1)=2.294620e+002;
n=273; farx(n+1)=4.071859e+000; foe(n+1)=4.685109e+001; krok(n+1)=7.114163e-006; ng(n+1)=3.288480e+002;
n=274; farx(n+1)=4.095198e+000; foe(n+1)=4.677693e+001; krok(n+1)=2.105761e-005; ng(n+1)=2.294095e+002;
n=275; farx(n+1)=4.061439e+000; foe(n+1)=4.670340e+001; krok(n+1)=7.133044e-006; ng(n+1)=3.229726e+002;
n=276; farx(n+1)=4.084550e+000; foe(n+1)=4.663091e+001; krok(n+1)=2.078166e-005; ng(n+1)=2.282498e+002;
n=277; farx(n+1)=4.051345e+000; foe(n+1)=4.655923e+001; krok(n+1)=7.137645e-006; ng(n+1)=3.182532e+002;
n=278; farx(n+1)=4.074423e+000; foe(n+1)=4.648806e+001; krok(n+1)=2.077412e-005; ng(n+1)=2.268594e+002;
n=279; farx(n+1)=4.041451e+000; foe(n+1)=4.641729e+001; krok(n+1)=7.118613e-006; ng(n+1)=3.167793e+002;
n=280; farx(n+1)=4.064387e+000; foe(n+1)=4.634740e+001; krok(n+1)=2.068400e-005; ng(n+1)=2.254750e+002;
n=281; farx(n+1)=4.031875e+000; foe(n+1)=4.627788e+001; krok(n+1)=7.086051e-006; ng(n+1)=3.139950e+002;
n=282; farx(n+1)=4.054777e+000; foe(n+1)=4.620835e+001; krok(n+1)=2.102242e-005; ng(n+1)=2.233126e+002;
n=283; farx(n+1)=4.022385e+000; foe(n+1)=4.613909e+001; krok(n+1)=7.026980e-006; ng(n+1)=3.147028e+002;
n=284; farx(n+1)=4.045112e+000; foe(n+1)=4.606984e+001; krok(n+1)=2.127259e-005; ng(n+1)=2.211152e+002;
n=285; farx(n+1)=4.012872e+000; foe(n+1)=4.600130e+001; krok(n+1)=7.010971e-006; ng(n+1)=3.137417e+002;
n=286; farx(n+1)=4.035613e+000; foe(n+1)=4.593354e+001; krok(n+1)=2.122479e-005; ng(n+1)=2.199533e+002;
n=287; farx(n+1)=4.003601e+000; foe(n+1)=4.586579e+001; krok(n+1)=6.986434e-006; ng(n+1)=3.124680e+002;
n=288; farx(n+1)=4.026209e+000; foe(n+1)=4.579904e+001; krok(n+1)=2.122479e-005; ng(n+1)=2.184290e+002;
n=289; farx(n+1)=3.994488e+000; foe(n+1)=4.573230e+001; krok(n+1)=6.971762e-006; ng(n+1)=3.103757e+002;
n=290; farx(n+1)=4.016832e+000; foe(n+1)=4.566667e+001; krok(n+1)=2.105761e-005; ng(n+1)=2.170422e+002;
n=291; farx(n+1)=3.985576e+000; foe(n+1)=4.560149e+001; krok(n+1)=6.975132e-006; ng(n+1)=3.063108e+002;
n=292; farx(n+1)=4.007706e+000; foe(n+1)=4.553708e+001; krok(n+1)=2.088415e-005; ng(n+1)=2.157848e+002;
n=293; farx(n+1)=3.976834e+000; foe(n+1)=4.547329e+001; krok(n+1)=6.986434e-006; ng(n+1)=3.026401e+002;
n=294; farx(n+1)=3.998828e+000; foe(n+1)=4.541042e+001; krok(n+1)=2.063495e-005; ng(n+1)=2.148733e+002;
n=295; farx(n+1)=3.968404e+000; foe(n+1)=4.534796e+001; krok(n+1)=6.975132e-006; ng(n+1)=2.991845e+002;
n=296; farx(n+1)=3.990345e+000; foe(n+1)=4.528581e+001; krok(n+1)=2.077412e-005; ng(n+1)=2.132653e+002;
n=297; farx(n+1)=3.960098e+000; foe(n+1)=4.522387e+001; krok(n+1)=6.939469e-006; ng(n+1)=2.986483e+002;
n=298; farx(n+1)=3.981785e+000; foe(n+1)=4.516234e+001; krok(n+1)=2.078166e-005; ng(n+1)=2.115803e+002;
n=299; farx(n+1)=3.951862e+000; foe(n+1)=4.510152e+001; krok(n+1)=6.939469e-006; ng(n+1)=2.958036e+002;
n=300; farx(n+1)=3.973423e+000; foe(n+1)=4.504122e+001; krok(n+1)=2.063670e-005; ng(n+1)=2.104936e+002;

figure; semilogy(farx,'b'); hold on; semilogy(foe,'r'); xlabel('Iteracje'); ylabel('Earx, Eoe'); legend('Earx','Eoe'); title('Uczenie predyktora OE');
figure; subplot(2,1,1); semilogy(krok); xlabel('Iteracje'); ylabel('Krok');
subplot(2,1,2); semilogy(ng); xlabel('Iteracje'); ylabel('Norma gradientu');
Earx=farx(n+1)
Eoe=foe(n+1)
